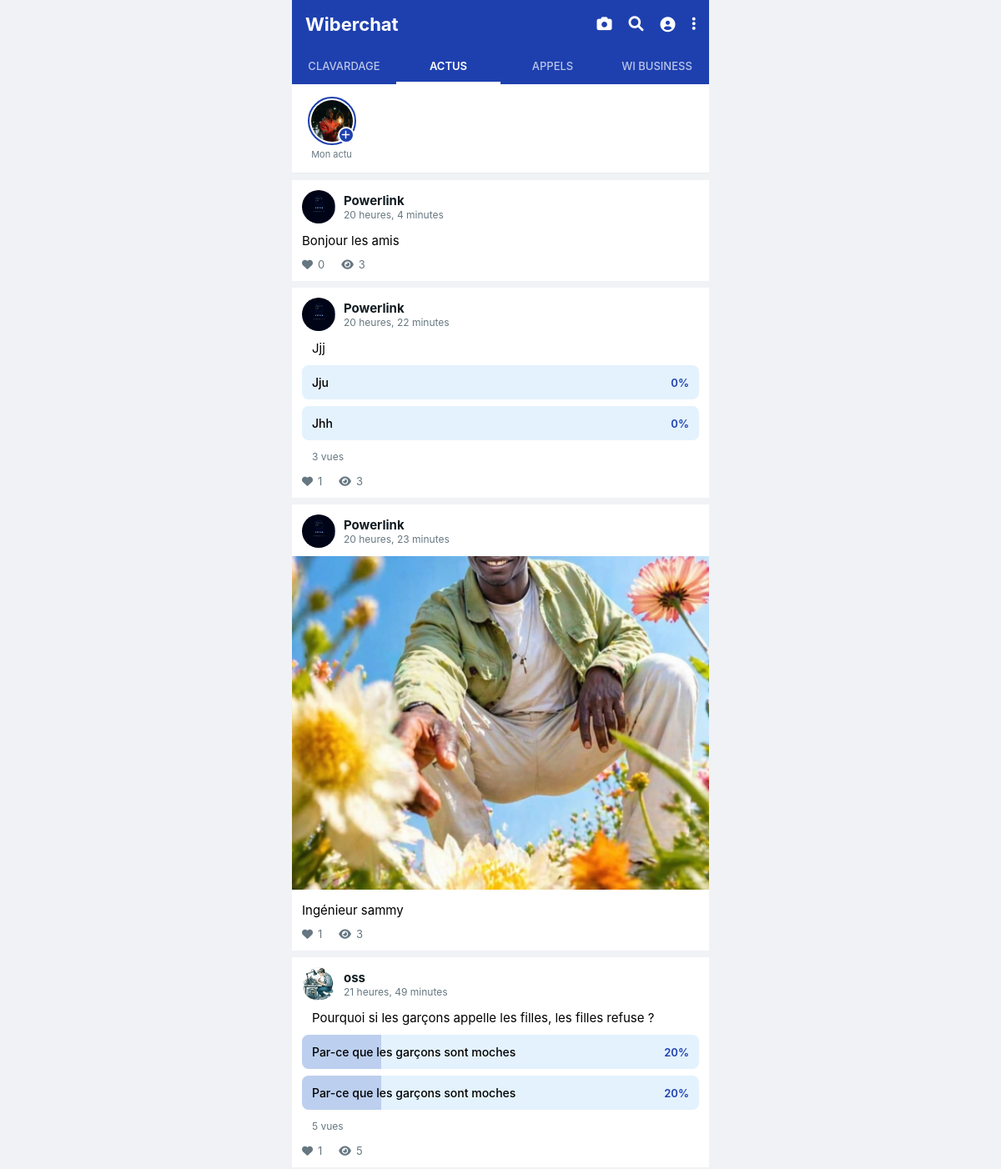
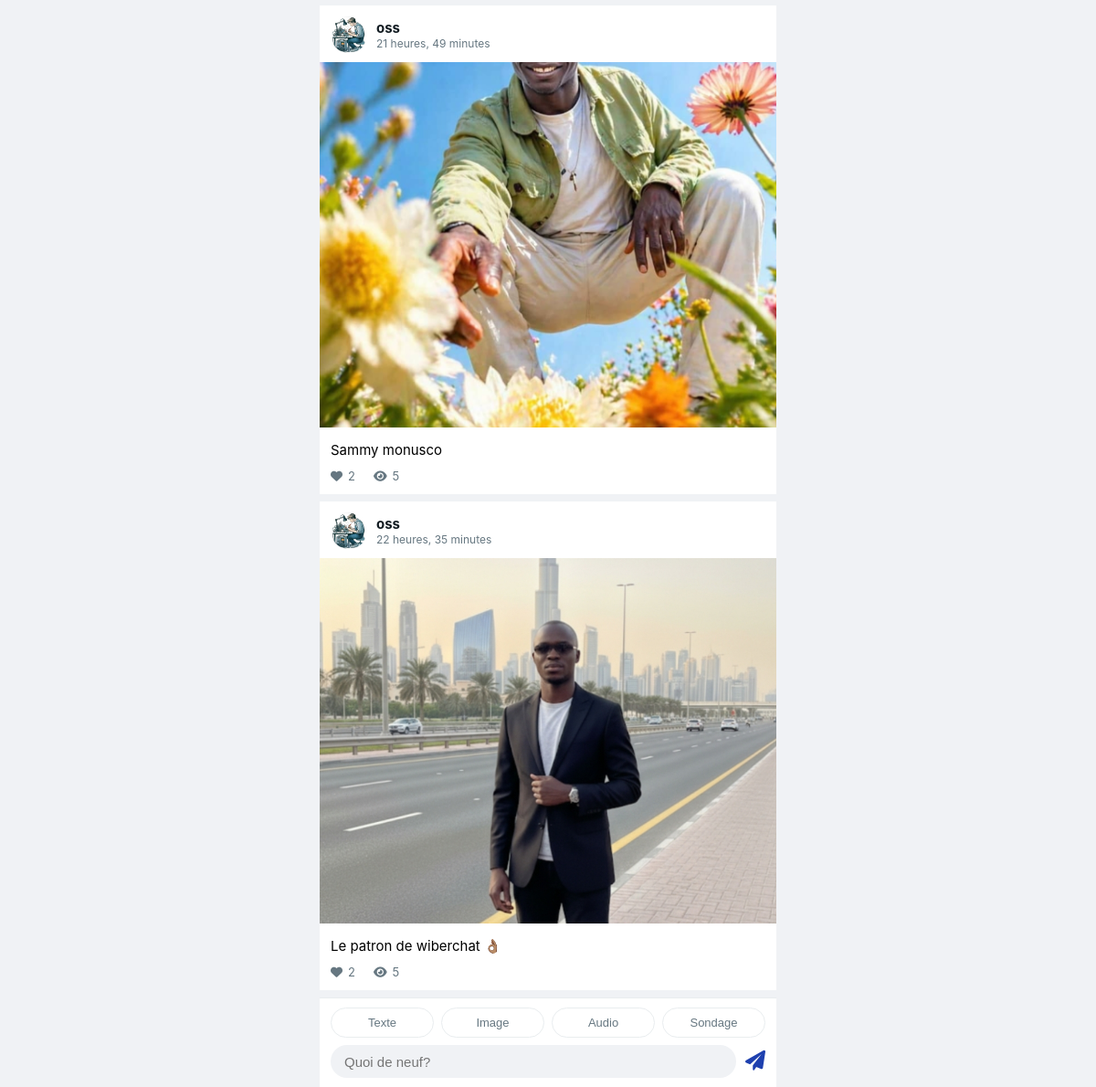
Screenshot of /actus/ (signed in) with the database file from the repository (2 pictures, top to bottom).
### chat/models.py (models this page shows, shortened)
class Profile(models.Model):
    user = models.OneToOneField(User, on_delete=models.CASCADE, related_name='profile')
    image = models.ImageField(default='default.jpg', upload_to='profile_pics')
    last_seen = models.DateTimeField(default=timezone.now)

class Statut(models.Model):
    TYPE_CHOICES = [
        ('text', 'Texte'),
        ('image', 'Image'),
        ('video', 'Vidéo'),
        ('audio', 'Audio'),
        ('poll', 'Sondage'),
    ]
    user = models.ForeignKey(User, on_delete=models.CASCADE, related_name='statuts')
    type = models.CharField(max_length=10, choices=TYPE_CHOICES, default='text')
    contenu = models.TextField(blank=True, null=True)
    image = models.FileField(upload_to='status_pics/', blank=True, null=True)
    audio = models.FileField(upload_to='status_audio/', blank=True, null=True)
    date_pub = models.DateTimeField(auto_now_add=True)
    date_expire = models.DateTimeField(blank=True, null=True)
    likes = models.ManyToManyField(User, related_name='statut_likes', blank=True)
    views = models.ManyToManyField(User, related_name='statut_views', blank=True)
    def total_likes(self):
        return self.likes.count()
    def total_views(self):
        return self.views.count()
    class Meta:
        ordering = ['-date_pub']

class SondageOption(models.Model):
    statut = models.ForeignKey(Statut, on_delete=models.CASCADE, related_name='options')
    texte = models.CharField(max_length=100)
    votes = models.ManyToManyField(User, related_name='votes_sondage', blank=True)
    def total_votes(self):
        return self.votes.count()

### chat/views.py (the view, shortened to what this page needs)
# urls.py: path('actus/', views.status_list, name='status_list'),
@login_required
def status_list(request):
    statuts = Statut.objects.filter(date_expire__gt=timezone.now()).select_related('user__profile').prefetch_related('options__votes', 'views')
    for s in statuts:
        if request.user not in s.views.all():
            s.views.add(request.user)
    return render(request, 'chat/status_list.html', {'posts': statuts})

### chat/templates/chat/status_list.html (shortened to what this page needs)
<!DOCTYPE html>
<html lang="fr">
<head>
    <link rel="stylesheet" href="https://cdnjs.cloudflare.com/ajax/libs/font-awesome/6.0.0/css/all.min.css">
</head>
<body>
<div class="app-container">
    <header>
        <div class="header-top">
            <div class="brand">Wiberchat</div>
            <div class="header-icons">
                <i class="fas fa-camera"></i>
                <i class="fas fa-search"></i>
                <a href="{% url 'profile' %}"><i class="fas fa-user-circle"></i></a>
                <i class="fas fa-ellipsis-v"></i>
            </div>
        </div>
        <div class="tabs">
            <a href="{% url 'chat_list' %}" class="tab-item">Clavardage</a>
            <a href="{% url 'status_list' %}" class="tab-item active">Actus</a>
            <div class="tab-item">Appels</div>
            <div class="tab-item">Wi Business</div>
        </div>
    </header>
    <div class="main-scroll">
        <div class="status-container">
            <div class="status-list">
                <div class="status-item" onclick="document.getElementById('typeText').click()">
                    <div class="ring unseen">
                        {% if user.profile.image %}
                            <img src="{{ user.profile.image.url }}" class="status-img">
                        {% else %}
                            <img src="https://ui-avatars.com/api/?name={{ user.username }}&background=1e40af&color=fff" class="status-img">
                        {% endif %}
                        <div class="add-status-icon"><i class="fas fa-plus"></i></div>
                    </div>
                    <span>Mon actu</span>
                </div>
            </div>
        </div>
        {% for post in posts %}
        <div class="post">
            <div class="post-header">
                {% if post.user.profile.image %}
                    <img src="{{ post.user.profile.image.url }}" class="post-avatar">
                {% else %}
                    <img src="https://ui-avatars.com/api/?name={{ post.user.username }}&background=1e40af&color=fff" class="post-avatar">
                {% endif %}
                <div>
                    <div class="post-user">{{ post.user.username }}</div>
                    <div class="post-time">{{ post.date_pub|timesince }}</div>
                </div>
            </div>
            {% if post.type == 'text' and post.contenu %}
                <div class="post-text">{{ post.contenu }}</div>
            {% endif %}
            {% if post.type == 'image' and post.image %}
                <img src="{{ post.image.url }}" class="post-image">
                {% if post.contenu %}<div class="post-text">{{ post.contenu }}</div>{% endif %}
            {% endif %}
            {% if post.type == 'poll' %}
                <div class="poll-container">
                    {% if post.contenu %}<div class="post-text">{{ post.contenu }}</div>{% endif %}
                    {% for option in post.options.all %}
                        <a href="{% url 'vote_sondage' option.id %}" style="text-decoration:none; color:inherit;">
                            <div class="poll-option {% if user in option.votes.all %}poll-voted{% endif %}">
                                <div class="poll-bar" style="width: {% widthratio option.total_votes post.total_views 100 %}%"></div>
                                <div class="poll-content">
                                    <span class="poll-text">{{ option.texte }}</span>
                                    <span class="poll-percent">{% widthratio option.total_votes post.total_views 100 %}%</span>
                                </div>
                            </div>
                        </a>
                    {% endfor %}
                    <div class="poll-total">{{ post.total_views }} vue{{ post.total_views|pluralize }}</div>
                </div>
            {% endif %}
            <div class="post-actions">
                <span onclick="location.href='{% url 'like_statut' post.id %}'">
                    <i class="fas fa-heart" style="color:{% if user in post.likes.all %}#f15c6d{% endif %}"></i>
                    {{ post.total_likes }}
                </span>
                <span><i class="fas fa-eye"></i> {{ post.total_views }}</span>
            </div>
        </div>
        {% empty %}
        <p style="text-align:center; color:var(--text-secondary); padding:40px 20px;">Aucune actualité pour le moment.<br>Sois le premier à poster!</p>
        {% endfor %}
    </div>
    <footer>
        <form method="POST" enctype="multipart/form-data" id="statusForm">
            <div class="type-selector">
                <button type="button" class="type-btn active" id="typeText" onclick="setType('text')">Texte</button>
                <button type="button" class="type-btn" onclick="setType('image')">Image</button>
                <button type="button" class="type-btn" onclick="setType('audio')">Audio</button>
                <button type="button" class="type-btn" onclick="setType('poll')">Sondage</button>
            </div>
            <div id="textInput">
                <div class="post-form">
                    <div class="input-bar">
                        <input type="text" name="content" placeholder="Quoi de neuf?">
                    </div>
                    <button type="submit" class="send-btn"><i class="fas fa-paper-plane"></i></button>
                </div>
            </div>
        </form>
    </footer>
</div>
</body>
</html>

### chat/templates/chat/status_list.html (style rules this page uses)
:root { --primary-teal: #1e40af; --text-main: #111b21; --text-secondary: #667781; --bg-gray: #f0f2f5; --white: #ffffff; --accent-green: #1e40af; --divider: #e9edef; --poll-bg: #e3f2fd; --poll-bar: #1e40af; }
* { margin: 0; padding: 0; box-sizing: border-box; }
body { font-family: -apple-system, BlinkMacSystemFont, "Segoe UI", Roboto, sans-serif; background-color: #f0f2f5; display: flex; justify-content: center; }
.app-container { width: 100%; max-width: 500px; height: 100vh; background: var(--bg-gray); display: flex; flex-direction: column; overflow: hidden; }
header { background-color: var(--primary-teal); color: white; padding: 16px 0 0 0; }
.header-top { display: flex; justify-content: space-between; align-items: center; padding: 0 16px; margin-bottom: 15px; }
.brand { font-size: 22px; font-weight: 700; }
.header-icons { display: flex; gap: 20px; font-size: 18px; }
.header-icons a { color: white; text-decoration: none; }
.tabs { display: flex; justify-content: space-around; }
.tab-item { padding: 14px 12px; flex: 1; text-align: center; font-weight: 500; font-size: 13px; color: rgba(255,255,255,0.7); text-decoration: none; text-transform: uppercase; position: relative; min-width: 0; }
.tab-item.active { color: white; font-weight: 600; }
.tab-item.active::after { content: ''; position: absolute; bottom: 0; left: 0; right: 0; height: 3px; background: white; }
.main-scroll { flex: 1; overflow-y: auto; }
.status-container { background: var(--white); padding: 15px 0; border-bottom: 1px solid var(--divider); margin-bottom: 8px; }
.status-list { display: flex; gap: 15px; overflow-x: auto; padding: 0 15px; scrollbar-width: none; }
.status-item { display: flex; flex-direction: column; align-items: center; min-width: 65px; cursor: pointer; }
.ring { width: 58px; height: 58px; border-radius: 50%; padding: 2px; position: relative; margin-bottom: 4px; }
.ring.unseen { border: 2px solid var(--primary-teal); }
.status-img { width: 100%; height: 100%; border-radius: 50%; object-fit: cover; }
.add-status-icon { position: absolute; bottom: 0; right: 0; background: var(--primary-teal); color: white; width: 20px; height: 20px; border-radius: 50%; display: flex; align-items: center; justify-content: center; font-size: 12px; border: 2px solid white; }
.status-item span { font-size: 11px; color: var(--text-secondary); text-align: center; }
.post { background: var(--white); margin-bottom: 8px; padding: 12px 0; }
.post-header { display: flex; align-items: center; padding: 0 12px 10px; }
.post-avatar { width: 40px; height: 40px; border-radius: 50%; margin-right: 10px; object-fit: cover; }
.post-user { font-weight: 700; font-size: 15px; color: var(--text-main); }
.post-time { font-size: 12px; color: var(--text-secondary); }
.post-text { padding: 0 12px 10px; font-size: 15px; line-height: 1.4; }
.post-image { width: 100%; max-height: 400px; object-fit: cover; margin-bottom: 10px; }
.poll-container { margin: 0 12px 10px; }
.poll-option { background: var(--poll-bg); border-radius: 8px; margin-bottom: 8px; position: relative; overflow: hidden; cursor: pointer; }
.poll-bar { position: absolute; left: 0; top: 0; bottom: 0; background: var(--poll-bar); opacity: 0.2; transition: width 0.3s; }
.poll-content { position: relative; padding: 12px; display: flex; justify-content: space-between; align-items: center; }
.poll-text { font-size: 14px; font-weight: 500; }
.poll-percent { font-size: 13px; font-weight: 600; color: var(--primary-teal); }
.poll-total { font-size: 12px; color: var(--text-secondary); padding: 4px 12px; }
.post-actions { display: flex; gap: 20px; padding: 0 12px; color: var(--text-secondary); font-size: 13px; }
.post-actions span { display: flex; align-items: center; gap: 6px; cursor: pointer; }
footer { padding: 10px 12px; background: var(--white); border-top: 1px solid var(--divider); }
.type-selector { display: flex; gap: 8px; margin-bottom: 8px; }
.type-btn { flex: 1; padding: 8px; border: 1px solid var(--divider); background: white; border-radius: 20px; font-size: 13px; cursor: pointer; color: var(--text-secondary); }
.post-form { display: flex; align-items: center; gap: 10px; }
.input-bar { flex: 1; background: var(--bg-gray); border-radius: 20px; padding: 8px 15px; }
.input-bar input { border: none; background: none; width: 100%; outline: none; font-size: 15px; }
.send-btn { background: none; border: none; color: var(--primary-teal); font-size: 22px; cursor: pointer; }

### rows the page displays
Statut: user.profile.image (picture), user.username "Powerlink", date_pub "20 heures, 4 minutes", contenu "Bonjour les amis", total_likes "0", total_views "3"
Statut: user.profile.image (picture), user.username "Powerlink", date_pub "20 heures, 22 minutes", contenu "Jjj", total_views "3", total_likes "1"
SondageOption: texte "Jju", id "0"
SondageOption: texte "Jhh", id "0"
Statut: user.profile.image (picture), user.username "Powerlink", date_pub "20 heures, 23 minutes", image (picture), contenu "Ingénieur sammy", total_likes "1", total_views "3"
Statut: user.profile.image (picture), user.username "oss", date_pub "21 heures, 49 minutes", contenu "Pourquoi si les garçons appelle les filles, les filles refuse ?", total_views "5", total_likes "1"
SondageOption: texte "Par-ce que les garçons sont moches", id "20"
SondageOption: texte "Par-ce que les garçons sont moches", id "20"
Statut: user.profile.image (picture), user.username "oss", date_pub "21 heures, 49 minutes", image (picture), contenu "Sammy monusco", total_likes "2", total_views "5"
Statut: user.profile.image (picture), user.username "oss", date_pub "22 heures, 35 minutes", image (picture), contenu "Le patron de wiberchat 👌🏽", total_likes "2", total_views "5"
